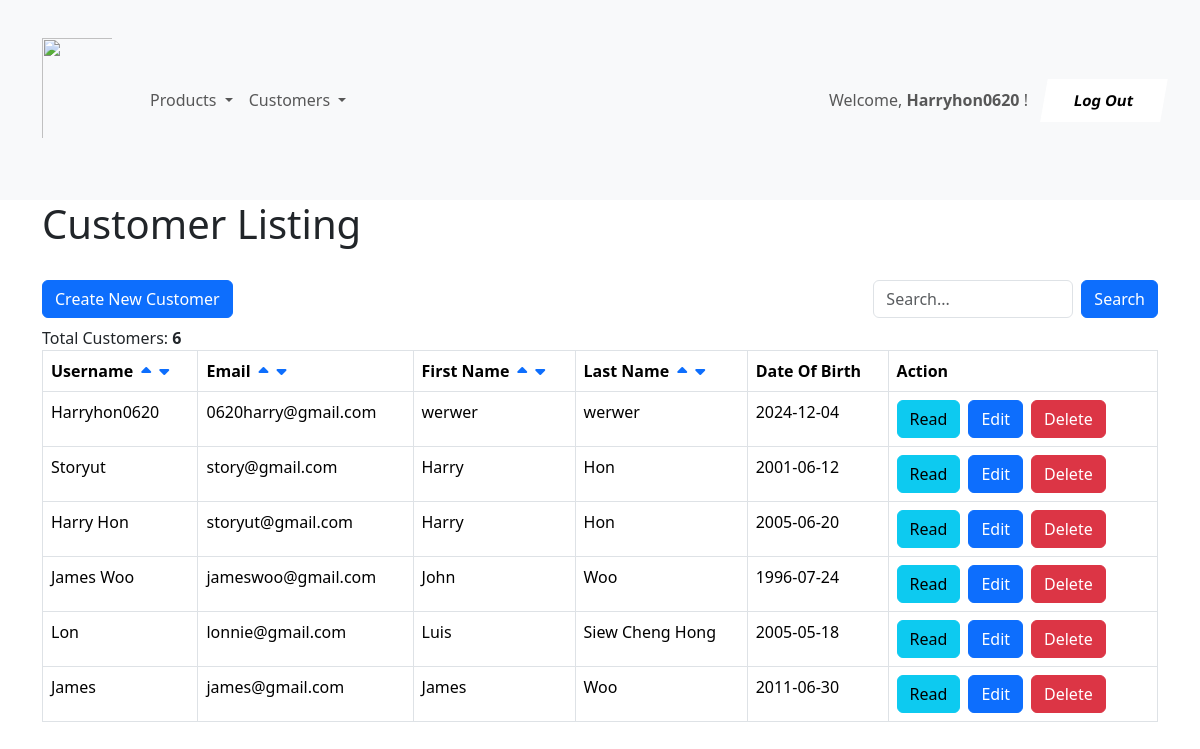
Page /shop/customer_listing.php (signed in) on the committed database.
### tables this page shows
CREATE TABLE IF NOT EXISTS `customers` (
  `user_id` int NOT NULL AUTO_INCREMENT,
  `username` varchar(128) NOT NULL,
  `email` varchar(128) NOT NULL,
  `password` varchar(128) NOT NULL,
  `first_name` text NOT NULL,
  `last_name` text NOT NULL,
  `gender` text NOT NULL,
  `date_of_birth` date NOT NULL,
  `registration_time` timestamp NOT NULL DEFAULT CURRENT_TIMESTAMP,
  `account_status` tinyint(1) NOT NULL DEFAULT '1',
  PRIMARY KEY (`user_id`),
  UNIQUE KEY `email` (`email`),
  UNIQUE KEY `username` (`username`)
);

### shop/customer_listing.php (the view, shortened to what this page needs)
<!DOCTYPE HTML>
<html>
<head>
    <link href="https://cdn.jsdelivr.net/npm/bootstrap@5.3.3/dist/css/bootstrap.min.css" rel="stylesheet">
    <link rel="stylesheet" href="https://cdnjs.cloudflare.com/ajax/libs/font-awesome/6.0.0-beta3/css/all.min.css">
</head>
<body>
    <?php
    include 'menu.php';
    ?>
    <div class="container">
        <div class="page-header">
            <h1>Customer Listing</h1>
        </div>
        <?php
        include 'config/database.php';
        $query = "SELECT user_id, username, email, first_name, last_name, date_of_birth FROM customers";
        $sort_column = isset($_GET['sort']) ? $_GET['sort'] : "user_id";
        $sort_order = (isset($_GET['ascdesc']) && $_GET['ascdesc'] == "desc") ? "DESC" : "ASC";
        $allowed_columns = ["username", "email", "first_name", "last_name"];
        if (!in_array($sort_column, $allowed_columns)) {
            $sort_column = "user_id";
        }
        $query .= " ORDER BY $sort_column $sort_order";
        $stmt = $con->prepare($query);
        $stmt->execute();
        $num = $stmt->rowCount();
        echo "<br> <div class='container-fiuld d-flex gap-2 justify-content-between align-items-center'>";
        echo "<a href='customer_create.php' class='btn btn-primary m-b-1em mb-2'>Create New Customer</a>";
        echo "<div class='d-flex align-items-center'>
        <form method='GET' class='d-flex align-items-center'>
        <input type='text' name='name' class='form-control me-2 mb-2' placeholder='Search...' style='width: 200px; height: 38px;'></input>";
        echo "<br><button type='submit' class='btn btn-primary m-b-1em mb-2'>Search</button>";
        echo "</form></div></div>";
        if ($num > 0) {
            echo "Total Customers: <strong>" . $num . "</strong>";
            echo "<table class='table table-hover table-responsive table-bordered'>";
            echo "<tr>";
            echo "<th><div class='d-flex gap-2 align-items-center'>Username
                <a href='?sort=username&ascdesc=asc'><i class='fa-solid fa-caret-up'></i></a>
                <a href='?sort=username&ascdesc=desc'><i class='fa-solid fa-caret-down'></i>
            </div></th>";
            echo "<th><div class='d-flex gap-2 align-items-center'>Email
                <a href='?sort=email&ascdesc=asc'><i class='fa-solid fa-caret-up'></i></a>
                <a href='?sort=email&ascdesc=desc'><i class='fa-solid fa-caret-down'></i>
            </div></th>";
            echo "<th><div class='d-flex gap-2 align-items-center'>First Name
                <a href='?sort=first_name&ascdesc=asc'><i class='fa-solid fa-caret-up'></i></a>
                <a href='?sort=first_name&ascdesc=desc'><i class='fa-solid fa-caret-down'></i>
            </div></th>";
            echo "<th><div class='d-flex gap-2 align-items-center'>Last Name
                <a href='?sort=last_name&ascdesc=asc'><i class='fa-solid fa-caret-up'></i></a>
                <a href='?sort=last_name&ascdesc=desc'><i class='fa-solid fa-caret-down'></i>
            </div></th>";
            echo "<th>Date Of Birth</th>";
            echo "<th>Action</th>";
            echo "</tr>";
            while ($row = $stmt->fetch(PDO::FETCH_ASSOC)) {
                extract($row);
                echo "<tr>";
                echo "<td>{$username}</td>";
                echo "<td>{$email}</td>";
                echo "<td>{$first_name}</td>";
                echo "<td>{$last_name}</td>";
                echo "<td>{$date_of_birth}</td>";
                echo "<td>";
                echo "<a href='customer_details.php?userid={$user_id}' class='btn btn-info m-r-1em me-2'>Read</a>";
                echo "<a href='customer_update.php?userid={$user_id}' class='btn btn-primary m-r-1em me-2'>Edit</a>";
                echo "<a href='#' onclick='delete_user({$user_id});'  class='btn btn-danger me-2'>Delete</a>";
                echo "</td>";
                echo "</tr>";
            }
            echo "</table>";
        }
        else {
            echo "<div class='alert alert-danger'>No records found.</div>";
        }
        ?>
    </div>
</body>
</html>

### shop/menu.php (shortened to what this page needs)
<nav class="navbar navbar-expand-lg bg-body-tertiary">
    <div class="container-fluid">
        <a href="https://zenless.hoyoverse.com/en-us/" target="blank">
            <img class="mb-4"
                src="https://upload-os-bbs.hoyolab.com/upload/2022/06/13/100427891/51296d07ef153ca7dd744dc31874d548_4734072724131588175.png"
                alt="" width="130" height="160" style="padding: 30px; border-radius: 10px;">
        </a>
        <div class="collapse navbar-collapse" id="navbarNav">
            <ul class="navbar-nav">
                <li class="nav-item dropdown">
                    <a class="nav-link dropdown-toggle" href="#" role="button" data-bs-toggle="dropdown"
                        aria-expanded="false">
                        Products
                    </a>
                </li>
                <li class="nav-item dropdown">
                    <a class="nav-link dropdown-toggle" href="#" role="button" data-bs-toggle="dropdown"
                        aria-expanded="false">
                        Customers
                    </a>
                </li>
            </ul>
        </div>
        <ul class="navbar-nav ms-auto d-flex align-items-center">
            <li class="nav-item">
                <span class="navbar-text me-3">
                    Welcome, <strong id="username"><?php echo $_SESSION['username']; ?> </strong>!
                </span>
            </li>
            <li class="nav-item me-4">
                <span>
                    <a class="button-c" href="logout.php">Log Out</a>
                </span>
            </li>
        </ul>
    </div>
</nav>

### shop/menu.php (style rules this page uses)
.button-c { background: #fff; border: none; padding: 10px 25px 10px 30px; display: inline-block; font-size: 15px; font-weight: 600; width: 120px; cursor: pointer; transform: skew(-10deg); text-decoration: none; color: black; }
.button-c::before { content: ''; position: absolute; top: 0; bottom: 0; right: 100%; left: 0; background: rgb(20, 20, 20); opacity: 0; z-index: -1; transition: all 0.35s; }

### rows in the picture
customers: username "Harryhon0620", email "0620harry@gmail.com", first_name "werwer", last_name "werwer", date_of_birth "2024-12-04"
customers: username "Storyut", email "story@gmail.com", first_name "Harry", last_name "Hon", date_of_birth "2001-06-12"
customers: username "Harry Hon", email "storyut@gmail.com", first_name "Harry", last_name "Hon", date_of_birth "2005-06-20"
customers: username "James Woo", email "jameswoo@gmail.com", first_name "John", last_name "Woo", date_of_birth "1996-07-24"
customers: username "Lon", email "lonnie@gmail.com", first_name "Luis", last_name "Siew Cheng Hong", date_of_birth "2005-05-18"
customers: username "James", email "james@gmail.com", first_name "James", last_name "Woo", date_of_birth "2011-06-30"

### other values in the picture
$_SESSION['username'] "Harryhon0620"
$num "6"
